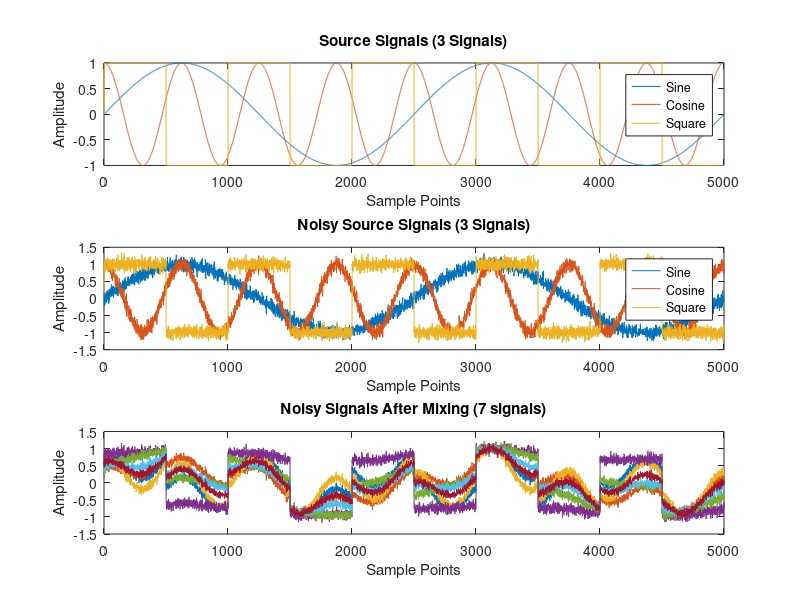

Write the MATLAB code that produced this figure. (Note: this script raises an error after producing the figure.)
%% %%%%%%%%%%%%%%%%%%%%%%%%%%%%%%%%%%%%%%%%%%%%%%%%%%%%%%%%%%%%%%%%% %%
%Noss is Mean Squared Eigenvalue Error method used for obtaining optimum
%Number of Source Signals (NoSS): https://ieeexplore.ieee.org/document/8466044
% Reference Authors:
% Soosan Beheshti (soosan@ee.ryerson.ca) and Saba Sedghizadeh
% CITE:
%"Number of Source Signal Estimation by the Mean Squared Eigenvalue Error."
%IEEE Transactions on Signal Processing 66.21 (2018): 5694-5704.
% https://ieeexplore.ieee.org/document/8466044
% Website: https://www.ee.ryerson.ca/~soosan/
% Code Developement: Saba Sedghizadeh & Younes Sadat-Nejad 
% Contact Info: soosan@ee.ryerson.ca , seyedyouns.sadatneja@ryerson.ca,
% Copy right April 2019
%% %%%%%%%%%%%%%%%%%%%%%%%%%%%%%%%%%%%%%%%%%%%%%%%%%%%%%%%%%%%%%%%%% %%

%% Demo of detecting Number of Source Signals (NoSS) from their linear mixture
clear, clc , close all
N   = 5000;             % Number samples
NoisePower = 0.1;         % Power of additive Noise
d   = 7;                % Number of Observations (After Linear Mixture)
r   = 3;                % Number Source Signals (Before Linear Mixture-Uknown)
% Hence
% Generating y_bar (Unknown Signals)
t = @(nn,P) linspace(0,1,nn) * 2 * pi * P;
y_bar(1,:) = sin(t(N,2));            % Sine Signal
y_bar(2,:) = cos(t(N,8));            % Cosine Signal
y_bar(3,:) = sign(sin(t(N,5)));      % Square Wave Signal
% Adding noise to the signals before mixing 
sigma= NoisePower; %Using SNR value given previously
y_noisy = y_bar + sigma * randn(size(y_bar));

% Generating the Mixed Signals
normRows = @(X) bsxfun(@rdivide,X,sum(X,2));
A = normRows(rand(d,3));
Y = A * y_noisy; 

% Plots to illustrate mixing source signals and signals after mixing:
figure;
subplot(3,1,1)
plot(1:N,y_bar)
xlabel('Sample Points')
ylabel('Amplitude')
title('Source Signals (3 Signals)')
legend('Sine','Cosine','Square')
subplot(3,1,2)
plot(1:N,y_noisy)
xlabel('Sample Points')
ylabel('Amplitude')
title('Noisy Source Signals (3 Signals)')
legend('Sine','Cosine','Square')
subplot(3,1,3)
plot(1:N,Y)
xlabel('Sample Points')
ylabel('Amplitude')
title('Noisy Signals After Mixing (7 signals)')

%% Using NoSEE algorithm to detect number of sources (Expected solution is 3)
m=NoSEE(Y); %  SAME AS m=NoSS(y,5,5,1000);
disp('** The Number of Source Signals with 1000 itteration and alpha,beta=4 is: **'); 
disp(' ')
disp(m)

% Get Number Of Source Signals AND SVD in MATLAB 
      [m,U,S,V]=NoSEE(Y);
